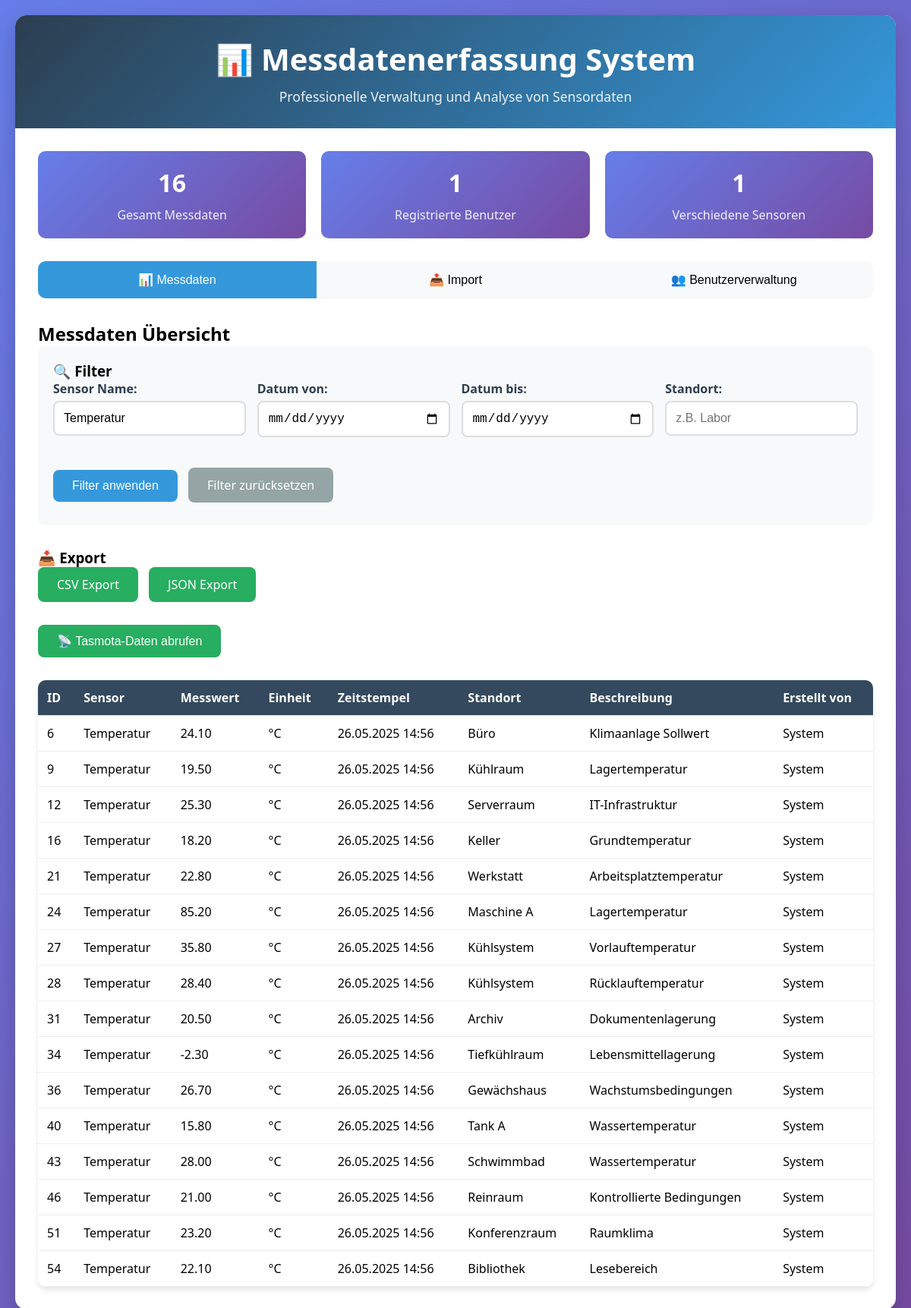
Page /index.php?filter_sensor=Temperatur on the committed database.
### tables this page shows
CREATE TABLE `messdaten` (
  `id` int(11) NOT NULL,
  `sensor_name` varchar(100) NOT NULL,
  `messwert` decimal(10,4) NOT NULL,
  `einheit` varchar(20) NOT NULL,
  `zeitstempel` timestamp NOT NULL DEFAULT current_timestamp(),
  `standort` varchar(100) DEFAULT NULL,
  `beschreibung` text DEFAULT NULL,
  `erstellt_von` varchar(50) DEFAULT NULL
);

### index.php (the view, shortened to what this page needs)
<?php
class Database {
    private $host = 'localhost';
    private $dbname = 'messdaten_db';
    private $username = 'root';
    private $password = '';
    private $pdo;
    public function __construct() {
        try {
            $this->pdo = new PDO(
                "mysql:host={$this->host};dbname={$this->dbname};charset=utf8mb4",
                $this->username,
                $this->password,
                [PDO::ATTR_ERRMODE => PDO::ERRMODE_EXCEPTION]
            );
        } catch (PDOException $e) {
            die("Datenbankverbindung fehlgeschlagen: " . $e->getMessage());
        }
    }
    public function getConnection() {
        return $this->pdo;
    }
    public function setupDatabase() {
        $queries = [
            "CREATE TABLE IF NOT EXISTS users (
                id INT AUTO_INCREMENT PRIMARY KEY,
                username VARCHAR(50) UNIQUE NOT NULL,
                password_hash VARCHAR(255) NOT NULL,
                created_at TIMESTAMP DEFAULT CURRENT_TIMESTAMP
            )",
            "CREATE TABLE IF NOT EXISTS messdaten (
                id INT AUTO_INCREMENT PRIMARY KEY,
                sensor_name VARCHAR(100) NOT NULL,
                messwert DECIMAL(10,4) NOT NULL,
                einheit VARCHAR(20) NOT NULL,
                zeitstempel TIMESTAMP DEFAULT CURRENT_TIMESTAMP,
                standort VARCHAR(100),
                beschreibung TEXT,
                erstellt_von VARCHAR(50),
                INDEX idx_sensor (sensor_name),
                INDEX idx_zeitstempel (zeitstempel)
            )"
        ];
        foreach ($queries as $query) {
            $this->pdo->exec($query);
        }
    }
}
class MessdatenManager {
    private $db;
    public function __construct($database) {
        $this->db = $database->getConnection();
    }
    public function getMessdaten($filters = []) {
        $sql = "SELECT * FROM messdaten WHERE 1=1";
        $params = [];
        if (!empty($filters['sensor_name'])) {
            $sql .= " AND sensor_name LIKE ?";
            $params[] = '%' . $filters['sensor_name'] . '%';
        }
        $sql .= " ORDER BY zeitstempel DESC";
        $stmt = $this->db->prepare($sql);
        $stmt->execute($params);
        return $stmt->fetchAll(PDO::FETCH_ASSOC);
    }
}
class UserManager {
    private $db;
    public function __construct($database) {
        $this->db = $database->getConnection();
    }
    public function getAllUsers() {
        $stmt = $this->db->prepare("SELECT id, username, created_at FROM users ORDER BY username");
        $stmt->execute();
        return $stmt->fetchAll(PDO::FETCH_ASSOC);
    }
}
$database = new Database();
$database->setupDatabase();
$messdatenManager = new MessdatenManager($database);
$userManager = new UserManager($database);
$filters = [
    'sensor_name' => $_GET['filter_sensor'] ?? '',
    'datum_von' => $_GET['filter_datum_von'] ?? '',
    'datum_bis' => $_GET['filter_datum_bis'] ?? '',
    'standort' => $_GET['filter_standort'] ?? ''
];
$messdaten = $messdatenManager->getMessdaten($filters);
$users = $userManager->getAllUsers();
?>
<!DOCTYPE html>
<html lang="de">
<head>
</head>
<body>
<div class="container">
    <div class="header">
        <h1>📊 Messdatenerfassung System</h1>
        <p>Professionelle Verwaltung und Analyse von Sensordaten</p>
    </div>
    <div class="content">
        <div class="stats">
            <div class="stat-card">
                <div class="stat-number"><?php echo count($messdaten); ?></div>
                <div class="stat-label">Gesamt Messdaten</div>
            </div>
            <div class="stat-card">
                <div class="stat-number"><?php echo count($users); ?></div>
                <div class="stat-label">Registrierte Benutzer</div>
            </div>
            <div class="stat-card">
                <div class="stat-number"><?php echo count(array_unique(array_column($messdaten, 'sensor_name'))); ?></div>
                <div class="stat-label">Verschiedene Sensoren</div>
            </div>
        </div>
        <div class="tabs">
            <button class="tab active" onclick="showTab('messdaten')">📊 Messdaten</button>
            <button class="tab" onclick="showTab('import')">📤 Import</button>
            <button class="tab" onclick="showTab('benutzer')">👥 Benutzerverwaltung</button>
        </div>
        <div id="messdaten" class="tab-content active">
            <h2>Messdaten Übersicht</h2>
            <form method="GET" class="filter-form">
                <h3>🔍 Filter</h3>
                <div class="filter-row">
                    <div class="form-group">
                        <label>Sensor Name:</label>
                        <input type="text" name="filter_sensor" value="<?php echo htmlspecialchars($filters['sensor_name']); ?>" placeholder="z.B. Temperatur">
                    </div>
                    <div class="form-group">
                        <label>Datum von:</label>
                        <input type="date" name="filter_datum_von" value="<?php echo htmlspecialchars($filters['datum_von']); ?>">
                    </div>
                    <div class="form-group">
                        <label>Datum bis:</label>
                        <input type="date" name="filter_datum_bis" value="<?php echo htmlspecialchars($filters['datum_bis']); ?>">
                    </div>
                    <div class="form-group">
                        <label>Standort:</label>
                        <input type="text" name="filter_standort" value="<?php echo htmlspecialchars($filters['standort']); ?>" placeholder="z.B. Labor">
                    </div>
                </div>
                <button type="submit" class="btn">Filter anwenden</button>
                <a href="?" class="btn" style="background: #95a5a6;">Filter zurücksetzen</a>
            </form>
            <div style="margin-bottom: 20px;">
                <h3>📥 Export</h3>
                <a href="?export=csv&<?php echo http_build_query($filters); ?>" class="btn success">CSV Export</a>
                <a href="?export=json&<?php echo http_build_query($filters); ?>" class="btn success">JSON Export</a>
            </div>
            <form method="POST" style="margin-bottom: 20px;">
                <button type="submit" name="fetch_tasmota" class="btn success">📡 Tasmota-Daten abrufen</button>
            </form>
            <div class="table-container">
                <table>
                    <thead>
                    <tr>
                        <th>ID</th>
                        <th>Sensor</th>
                        <th>Messwert</th>
                        <th>Einheit</th>
                        <th>Zeitstempel</th>
                        <th>Standort</th>
                        <th>Beschreibung</th>
                        <th>Erstellt von</th>
                    </tr>
                    </thead>
                    <tbody>
                    <?php if (empty($messdaten)): ?>
                        <tr>
                            <td colspan="<?php echo isset($_SESSION['logged_in']) ? '9' : '8'; ?>" style="text-align: center; padding: 40px; color: #666;">
                                Keine Messdaten gefunden. Laden Sie eine CSV-Datei hoch oder passen Sie die Filter an.
                            </td>
                        </tr>
                    <?php else: ?>
                        <?php foreach ($messdaten as $row): ?>
                            <tr>
                                <td><?= htmlspecialchars($row['id']) ?></td>
                                <td><?= htmlspecialchars($row['sensor_name']) ?></td>
                                <td><?= number_format($row['messwert'], 2) ?></td>
                                <td><?= htmlspecialchars($row['einheit']) ?></td>
                                <td><?= date('d.m.Y H:i', strtotime($row['zeitstempel'])) ?></td>
                                <td><?= htmlspecialchars($row['standort']) ?></td>
                                <td><?= htmlspecialchars($row['beschreibung']) ?></td>
                                <td><?= htmlspecialchars($row['erstellt_von']) ?></td>
                            </tr>
                        <?php endforeach; ?>
                    <?php endif; ?>
                    </tbody>
                </table>
            </div>
        </div>
    </div>
</div>
</body>
</html>

### index.php (style rules this page uses)
* { margin: 0; padding: 0; box-sizing: border-box; }
body { font-family: 'Segoe UI', Tahoma, Geneva, Verdana, sans-serif; background: linear-gradient(135deg, #667eea 0%, #764ba2 100%); min-height: 100vh; padding: 20px; }
.container { max-width: 1200px; margin: 0 auto; background: white; border-radius: 15px; box-shadow: 0 10px 30px rgba(0,0,0,0.2); overflow: hidden; }
.header { background: linear-gradient(135deg, #2c3e50, #3498db); color: white; padding: 30px; text-align: center; }
.header h1 { font-size: 2.5em; margin-bottom: 10px; }
.header p { opacity: 0.9; font-size: 1.1em; }
.content { padding: 30px; }
.tabs { display: flex; background: #f8f9fa; border-radius: 10px; margin-bottom: 30px; overflow: hidden; }
.tab { flex: 1; padding: 15px; text-align: center; background: none; border: none; cursor: pointer; font-size: 16px; transition: all 0.3s; }
.tab.active { background: #3498db; color: white; }
.tab-content { display: none; }
.tab-content.active { display: block; }
.form-group { margin-bottom: 20px; }
.form-group label { display: block; margin-bottom: 5px; font-weight: bold; color: #2c3e50; }
.form-group input, .form-group select { width: 100%; padding: 12px; border: 2px solid #ddd; border-radius: 8px; font-size: 16px; transition: border-color 0.3s; }
.btn { background: #3498db; color: white; padding: 12px 25px; border: none; border-radius: 8px; cursor: pointer; font-size: 16px; transition: all 0.3s; text-decoration: none; display: inline-block; margin-right: 10px; margin-bottom: 10px; }
.btn.success { background: #27ae60; }
.filter-form { background: #f8f9fa; padding: 20px; border-radius: 10px; margin-bottom: 30px; }
.filter-row { display: grid; grid-template-columns: repeat(auto-fit, minmax(200px, 1fr)); gap: 15px; margin-bottom: 20px; }
.table-container { overflow-x: auto; border-radius: 10px; box-shadow: 0 4px 6px rgba(0,0,0,0.1); }
table { width: 100%; border-collapse: collapse; background: white; }
th, td { padding: 12px; text-align: left; border-bottom: 1px solid #eee; }
th { background: #34495e; color: white; font-weight: bold; position: sticky; top: 0; }
.stats { display: grid; grid-template-columns: repeat(auto-fit, minmax(200px, 1fr)); gap: 20px; margin-bottom: 30px; }
.stat-card { background: linear-gradient(135deg, #667eea, #764ba2); color: white; padding: 20px; border-radius: 10px; text-align: center; }
.stat-number { font-size: 2em; font-weight: bold; margin-bottom: 10px; }
.stat-label { opacity: 0.9; }

### rows in the picture
messdaten: id "6", sensor_name "Temperatur", messwert "24.10", einheit "°C", zeitstempel "26.05.2025 14:56", standort "Büro", beschreibung "Klimaanlage Sollwert", erstellt_von "System"
messdaten: id "9", sensor_name "Temperatur", messwert "19.50", einheit "°C", zeitstempel "26.05.2025 14:56", standort "Kühlraum", beschreibung "Lagertemperatur", erstellt_von "System"
messdaten: id "12", sensor_name "Temperatur", messwert "25.30", einheit "°C", zeitstempel "26.05.2025 14:56", standort "Serverraum", beschreibung "IT-Infrastruktur", erstellt_von "System"
messdaten: id "16", sensor_name "Temperatur", messwert "18.20", einheit "°C", zeitstempel "26.05.2025 14:56", standort "Keller", beschreibung "Grundtemperatur", erstellt_von "System"
messdaten: id "21", sensor_name "Temperatur", messwert "22.80", einheit "°C", zeitstempel "26.05.2025 14:56", standort "Werkstatt", beschreibung "Arbeitsplatztemperatur", erstellt_von "System"
messdaten: id "24", sensor_name "Temperatur", messwert "85.20", einheit "°C", zeitstempel "26.05.2025 14:56", standort "Maschine A", beschreibung "Lagertemperatur", erstellt_von "System"
messdaten: id "27", sensor_name "Temperatur", messwert "35.80", einheit "°C", zeitstempel "26.05.2025 14:56", standort "Kühlsystem", beschreibung "Vorlauftemperatur", erstellt_von "System"
messdaten: id "28", sensor_name "Temperatur", messwert "28.40", einheit "°C", zeitstempel "26.05.2025 14:56", standort "Kühlsystem", beschreibung "Rücklauftemperatur", erstellt_von "System"
messdaten: id "31", sensor_name "Temperatur", messwert "20.50", einheit "°C", zeitstempel "26.05.2025 14:56", standort "Archiv", beschreibung "Dokumentenlagerung", erstellt_von "System"
messdaten: id "34", sensor_name "Temperatur", messwert "-2.30", einheit "°C", zeitstempel "26.05.2025 14:56", standort "Tiefkühlraum", beschreibung "Lebensmittellagerung", erstellt_von "System"
messdaten: id "36", sensor_name "Temperatur", messwert "26.70", einheit "°C", zeitstempel "26.05.2025 14:56", standort "Gewächshaus", beschreibung "Wachstumsbedingungen", erstellt_von "System"
messdaten: id "40", sensor_name "Temperatur", messwert "15.80", einheit "°C", zeitstempel "26.05.2025 14:56", standort "Tank A", beschreibung "Wassertemperatur", erstellt_von "System"
messdaten: id "43", sensor_name "Temperatur", messwert "28.00", einheit "°C", zeitstempel "26.05.2025 14:56", standort "Schwimmbad", beschreibung "Wassertemperatur", erstellt_von "System"
messdaten: id "46", sensor_name "Temperatur", messwert "21.00", einheit "°C", zeitstempel "26.05.2025 14:56", standort "Reinraum", beschreibung "Kontrollierte Bedingungen", erstellt_von "System"
messdaten: id "51", sensor_name "Temperatur", messwert "23.20", einheit "°C", zeitstempel "26.05.2025 14:56", standort "Konferenzraum", beschreibung "Raumklima", erstellt_von "System"
messdaten: id "54", sensor_name "Temperatur", messwert "22.10", einheit "°C", zeitstempel "26.05.2025 14:56", standort "Bibliothek", beschreibung "Lesebereich", erstellt_von "System"

### other values in the picture
count($messdaten) "16"
count($users) "1"
count(array_unique(array_column($messdaten, 'sensor_name'))) "1"
